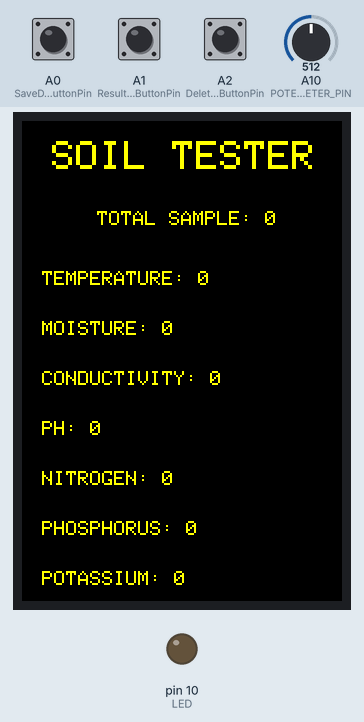
A sketch run on a simulated Arduino Mega 2560, built with avr-gcc and run on an emulated ATmega2560. Parts: 320×480 colour display, output pins drawn as LEDs (lit = HIGH). The inputs (shaded band) are chosen by the test bench; at power-on: A0 (SaveDataButtonPin) LOW, A2 (DeleteDataButtonPin) LOW, A1 (ResultDataButtonPin) LOW, A10 (POTENTIOMETER_PIN) = 512. Storage starts empty; pins used as bus, display or sensor lines are not drawn; what the sketch prints to the serial monitor is not drawn.

Above: at 1.8 s.
1.9 s: A0 (SaveDataButtonPin) pulled HIGH for 0.15 s
At 3.5 s:
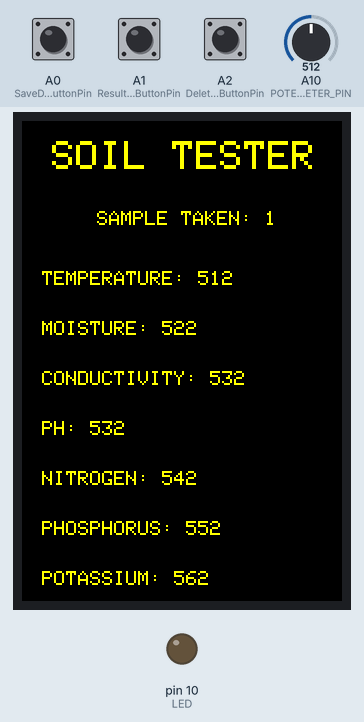
4.4 s: A2 (DeleteDataButtonPin) pulled HIGH for 0.15 s
At 5.7 s:
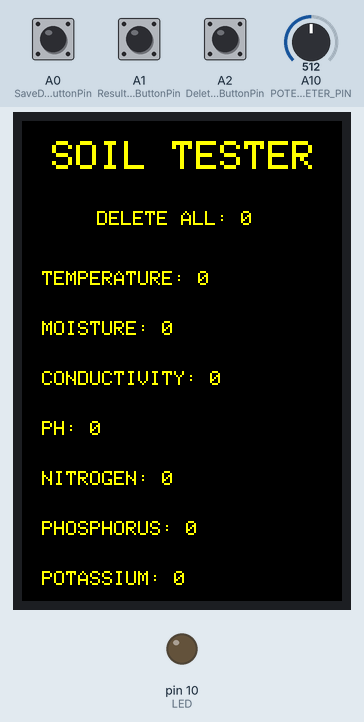
6.6 s: A1 (ResultDataButtonPin) pulled HIGH for 0.15 s
At 7.2 s:
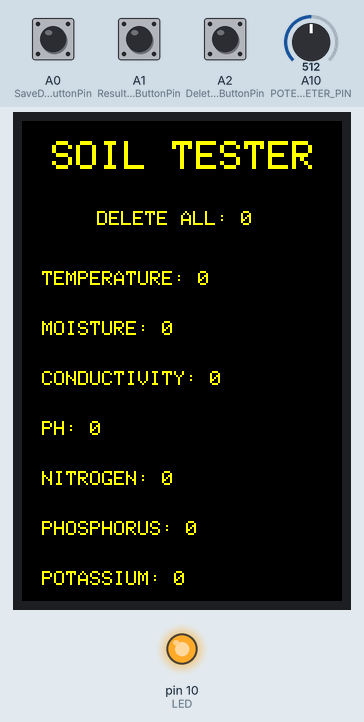
8.8 s: A0 (SaveDataButtonPin) pulled HIGH for 1 s
At 11.0 s:
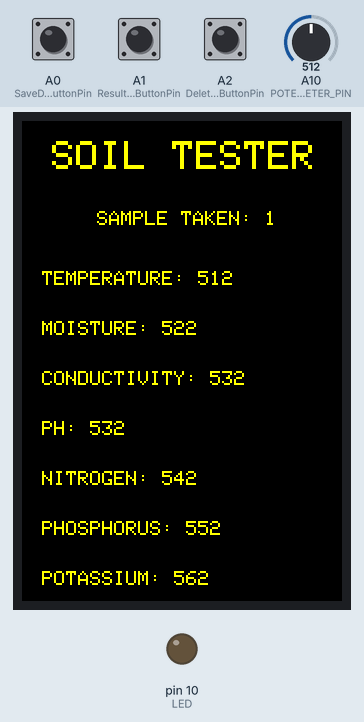
11.3 s: A1 (ResultDataButtonPin) pulled HIGH for 1 s
At 13.4 s:
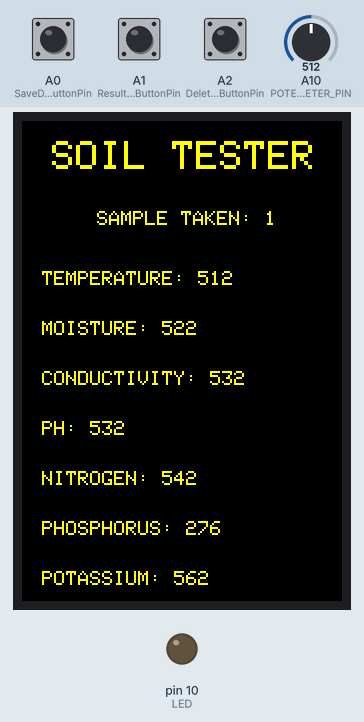
13.8 s: A2 (DeleteDataButtonPin) pulled HIGH for 1 s
At 14.2 s:
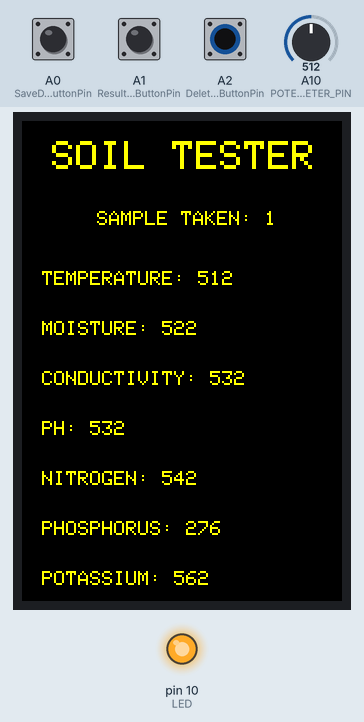
Timing chart, 0 to 16.8 s (numbered marks = the images above; inputs shaded):
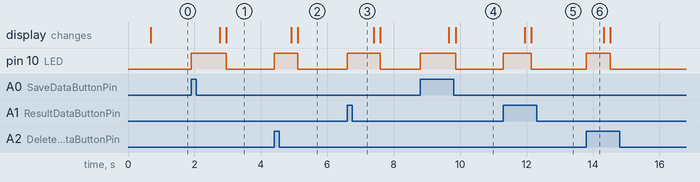

The sketch:

Main.ino
```cpp
/*

 ** MOSI - pin 11
 ** MISO - pin 12
 ** CLK/SCK - pin 13
 ** CS - pin 4 (for MKRZero SD: SDCARD_SS_PIN)

*/


#include <SPI.h>
#include <SD.h>
File myFile;

const int CsPin = 53; //Arduino Uno-4 Mega-53
const int LED = 10;

// Save FinalTemperature
const int SaveDataButtonPin = A0;
bool SaveDataButtonState = 0;
bool SaveDataButtonFlag = 0;


// Result FinalTemperature
const int ResultDataButtonPin = A1;
bool ResultDataButtonState = 0;
bool ResultDataButtonFlag = 0;


// Delete All FinalTemperature
const int DeleteDataButtonPin = A2;
bool DeleteDataButtonState = 0;
bool DeleteDataButtonFlag = 0;


// Potentiometer
const int vcc = A8;
const int gnd = A12;
const int POTENTIOMETER_PIN = A10;


int TotalSampleData = 0;
int FinalTemperature = 0;
int FinalMoisture = 0;
int FinalConductivity = 0;
int FinalPH = 0;
int FinalNitrogen = 0;
int FinalPhosphorus = 0;
int FinalPotassium = 0;
String CurrentStatus = "TOTAL SAMPLE";


// LCD Start
#include <LCDWIKI_GUI.h> //Core graphics library
#include <LCDWIKI_KBV.h> //Hardware-specific library
LCDWIKI_KBV mylcd(ILI9486,40,38,39,-1,41); //model,cs,cd,wr,rd,reset

//define some colour values
#define  BLACK   0x0000
#define BLUE    0x001F
#define RED     0xF800
#define GREEN   0x07E0
#define CYAN    0x07FF
#define MAGENTA 0xF81F
#define YELLOW  0xFFE0
#define WHITE   0xFFFF


void setup() {

  Serial.begin(9600);

  pinMode(SaveDataButtonPin, INPUT);
  pinMode(ResultDataButtonPin, INPUT);
  pinMode(DeleteDataButtonPin, INPUT);
  pinMode(LED, OUTPUT);

  // Wait for serial Connection
  while (!Serial) {
    ;
  }

  Serial.println("Initializing SD card...");

  if (!SD.begin(CsPin)) {
    Serial.println("initialization failed!");
    while (1);
  }
  Serial.println("initialization done.");


  // Potentiometer
  pinMode(POTENTIOMETER_PIN, INPUT);

  // Create versual VCC AND GND
  pinMode(vcc, OUTPUT);
  pinMode(gnd, OUTPUT);
  digitalWrite(vcc, HIGH);
  digitalWrite(gnd, LOW);


  Sd_Card_Resul_Data(); // Get SD CARD OLD FinalTemperature TO SHOW OPENING

  // LCD START
  mylcd.Init_LCD();
  LCD_Skin_Data(); // Calling LCD SKIN FinalTemperature FOR TEXT SHOW WHEN START

}//Void Setup End


void loop(){

  SaveDataButtonState = digitalRead(SaveDataButtonPin);
  ResultDataButtonState = digitalRead(ResultDataButtonPin);
  DeleteDataButtonState = digitalRead(DeleteDataButtonPin);
  //Serial.println(SaveDataButtonState);


  // Save FinalTemperature Button
  if (SaveDataButtonState == 1 && SaveDataButtonFlag == 0) {
    SaveDataButtonFlag = 1;
    digitalWrite(LED, HIGH);
    delay(500);
    Sd_Card_Write_Data(); // Calling Sd card writeing function
    LCD_Skin_Data(); // Calling LCD SKIN FinalTemperature FUNCTION
  }


  // Result FinalTemperature Button
  if (ResultDataButtonState == 1 && ResultDataButtonFlag == 0) {
    ResultDataButtonFlag = 1;
    digitalWrite(LED, HIGH);
    delay(500);
    Sd_Card_Resul_Data(); // Calling Sd card Result Function
    LCD_Skin_Data(); // Calling LCD SKIN FinalTemperature FUNCTION
  }


  // Delete FinalTemperature Button
  if (DeleteDataButtonState == 1 && DeleteDataButtonFlag == 0) {
    DeleteDataButtonFlag = 1;
    digitalWrite(LED, HIGH);
    delay(500);

    Sd_Card_Delete_Data(); // Calling Sd card Result Functio
    LCD_Skin_Data(); // Calling LCD SKIN FinalTemperature FUNCTION
  }


  else if (SaveDataButtonState == 0 && SaveDataButtonFlag == 1 || ResultDataButtonState == 0 && ResultDataButtonFlag == 1 || DeleteDataButtonState == 0 && DeleteDataButtonFlag == 1) {
    SaveDataButtonFlag = 0;
    ResultDataButtonFlag = 0;
    DeleteDataButtonFlag = 0;
    digitalWrite(LED, LOW);
  }

  else{
    digitalWrite(LED, LOW);
  }
}


void Sd_Card_Write_Data(){

  FinalTemperature = analogRead(POTENTIOMETER_PIN);

  // Temperature Section START ----------------------------------->
  myFile = SD.open("TempData.txt", FILE_WRITE);

  if (myFile) {
    Serial.println("Writing to TempData.txt...");
    //myFile.println(String(FinalTemperature) + ',' + String(FinalTemperature)); //Saveing Lots of FinalTemperature
    myFile.println(FinalTemperature);
    Serial.println(FinalTemperature);
    // close the file:
    myFile.close();
    Serial.println("Writing to TempData Done.");
  }

  else {
    // if the file didn't open, print an error:
    Serial.println("error opening TempData.txt");
  }

  // Temperature Section END ------------------XXXXX----------------->


  // Moisture Section START ----------------------------------->
  myFile = SD.open("MoData.txt", FILE_WRITE);

  if (myFile) {
    Serial.println("Writing to MoData.txt...");

    FinalMoisture = FinalTemperature + 10;
    myFile.println(FinalMoisture); // Save FinalTemperature on SD Card
    Serial.println(FinalMoisture);

    // close the file:
    myFile.close();
    Serial.println("Writing to MoData.txt Done.");
  }

  else {
    // if the file didn't open, print an error:
    Serial.println("error opening MoData.txt");
  }

  // Moisture Section END ------------------XXXXX----------------->


  // Conductivity Section START ----------------------------------->
  myFile = SD.open("CoData.txt", FILE_WRITE);

  if (myFile) {
    Serial.println("Writing to CoData.txt...");

    FinalConductivity = FinalTemperature + 20;
    myFile.println(FinalConductivity); // Save FinalTemperature on SD Card
    Serial.println(FinalConductivity);

    // close the file:
    myFile.close();
    Serial.println("Writing to CoData.txt Done.");
  }

  else {
    // if the file didn't open, print an error:
    Serial.println("error opening CoData.txt");
  }

  // Conductivity Section END ------------------XXXXX----------------->


  // FinalPH  Section START ----------------------------------->
  myFile = SD.open("PHData.txt", FILE_WRITE);

  if (myFile) {
    Serial.println("Writing to PHData.txt...");

    FinalPH  = FinalTemperature + 20;
    myFile.println(FinalPH); // Save FinalTemperature on SD Card
    Serial.println(FinalPH);

    // close the file:
    myFile.close();
    Serial.println("Writing to FinalPH Done.");
  }

  else {
    // if the file didn't open, print an error:
    Serial.println("error opening FinalPH.txt");
  }

  // FinalPH Section END ------------------XXXXX----------------->


// FinalNitrogen  Section START ----------------------------------->
  myFile = SD.open("NiData.txt", FILE_WRITE);

  if (myFile) {
    Serial.println("Writing to NiData.txt...");

    FinalNitrogen  = FinalTemperature + 30;
    myFile.println(FinalNitrogen); // Save FinalTemperature on SD Card
    Serial.println(FinalNitrogen);

    // close the file:
    myFile.close();
    Serial.println("Writing to NiData Done.");
  }

  else {
    // if the file didn't open, print an error:
    Serial.println("error opening NiData.txt");
  }

  // FinalNitrogen Section END ------------------XXXXX----------------->


// FinalPhosphorus  Section START ----------------------------------->
  myFile = SD.open("PhoData.txt", FILE_WRITE);

  if (myFile) {
    Serial.println("Writing to PhoData.txt...");

    FinalPhosphorus  = FinalTemperature + 40;
    myFile.println(FinalPhosphorus); // Save FinalTemperature on SD Card
    Serial.println(FinalPhosphorus);

    // close the file:
    myFile.close();
    Serial.println("Writing to PhoData Done.");
  }

  else {
    // if the file didn't open, print an error:
    Serial.println("error opening PhoData.txt");
  }

  // FinalPhosphorus Section END ------------------XXXXX----------------->


  // FinalPotassium  Section START ----------------------------------->
  myFile = SD.open("PoData.txt", FILE_WRITE);

  if (myFile) {
    Serial.println("Writing to PoData.txt...");

    FinalPotassium  = FinalTemperature + 50;
    myFile.println(FinalPotassium); // Save FinalTemperature on SD Card
    Serial.println(FinalPotassium);

    // close the file:
    myFile.close();
    Serial.println("Writing to PoData Done.");
  }

  else {
    // if the file didn't open, print an error:
    Serial.println("error opening PoData.txt");
  }

  // FinalPotassium Section END ------------------XXXXX----------------->


  CurrentStatus = "SAMPLE TAKEN";
  TotalSampleData = 1;


}// Eend Sd_Card_Write_Data Function


void Sd_Card_Resul_Data(){


  // Make All Variable FinalTemperature Clean Before Calculation
  FinalTemperature = 0;
  FinalMoisture  = 0;
  FinalConductivity  = 0;
  FinalPH  = 0;
  FinalNitrogen  = 0;
  FinalPhosphorus    = 0;
  FinalPotassium   = 0;

  String buffer; // String to hold one line of text


  Serial.println("****Start Calculation*****");


  // FinalTemperature Data START ========================>>
  myFile = SD.open("TempData.txt");// Open TEMP SAVE FinalTemperature FILE

  if (myFile) {

    int TempDataSum = 0;
    TotalSampleData = 0;

    // read from the file until there's nothing else in it:
    while (myFile.available()) {

      buffer = myFile.readStringUntil('\n');

      TempDataSum = TempDataSum + buffer.toInt(); // Convert Buffer FinalTemperature str to int
      TotalSampleData = TotalSampleData + 1;

      //Serial.println(buffer);


    }// While end

    myFile.close();// close the file:

    FinalTemperature = TempDataSum / TotalSampleData;
    Serial.print("The Final value is: ");
    Serial.println(FinalTemperature); // Final Ans--------------

  }

  else {
    // if the file didn't open, print an error:
    Serial.println("error opening TempData.txt..............");
  }


  // FinalTemperature Data END ========================>>


  // FinalMoisture Data START ========================>>
  myFile = SD.open("MoData.txt");// Open TEMP SAVE FinalTemperature FILE

  if (myFile) {

    int TempDataSum = 0;
    TotalSampleData = 0;

    // read from the file until there's nothing else in it:
    while (myFile.available()) {

      buffer = myFile.readStringUntil('\n');

      TempDataSum = TempDataSum + buffer.toInt(); // Convert Buffer FinalTemperature str to int
      TotalSampleData = TotalSampleData + 1;

      //Serial.println(buffer);


    }// While end

    myFile.close();// close the file:

    FinalMoisture  = TempDataSum / TotalSampleData;
    Serial.print("The Final value is: ");
    Serial.println(FinalMoisture); // Final Ans--------------

  }

  else {
    // if the file didn't open, print an error:
    Serial.println("error opening FinalMoisture.txt..............");
  }


  // FinalMoisture Data END ========================>>


  // FinalConductivity   Data START ========================>>
  myFile = SD.open("CoData.txt");// Open TEMP SAVE FinalTemperature FILE

  if (myFile) {

    int TempDataSum = 0;
    TotalSampleData = 0;

    // read from the file until there's nothing else in it:
    while (myFile.available()) {

      buffer = myFile.readStringUntil('\n');

      TempDataSum = TempDataSum + buffer.toInt(); // Convert Buffer FinalTemperature str to int
      TotalSampleData = TotalSampleData + 1;

      //Serial.println(buffer);


    }// While end

    myFile.close();// close the file:

    FinalConductivity  = TempDataSum / TotalSampleData;
    Serial.print("The Final value is: ");
    Serial.println(FinalConductivity); // Final Ans--------------

  }

  else {
    // if the file didn't open, print an error:
    Serial.println("error opening FinalConductivity.txt..............");
  }


  // FinalConductivity   Data END ========================>>


// FinalPH   Data START ========================>>
  myFile = SD.open("PHData.txt");// Open TEMP SAVE FinalTemperature FILE

  if (myFile) {

    int TempDataSum = 0;
    TotalSampleData = 0;

    // read from the file until there's nothing else in it:
    while (myFile.available()) {

      buffer = myFile.readStringUntil('\n');

      TempDataSum = TempDataSum + buffer.toInt(); // Convert Buffer FinalTemperature str to int
      TotalSampleData = TotalSampleData + 1;

      //Serial.println(buffer);


    }// While end

    myFile.close();// close the file:

    FinalPH  = TempDataSum / TotalSampleData;
    Serial.print("The Final value is: ");
    Serial.println(FinalPH); // Final Ans--------------

  }

  else {
    // if the file didn't open, print an error:
    Serial.println("error opening FinalPH.txt..............");
  }


  // FinalPH   Data END ========================>>


  // FinalNitrogen   Data START ========================>>
  myFile = SD.open("NiData.txt");// Open TEMP SAVE FinalTemperature FILE

  if (myFile) {

    int TempDataSum = 0;
    TotalSampleData = 0;

    // read from the file until there's nothing else in it:
    while (myFile.available()) {

      buffer = myFile.readStringUntil('\n');

      TempDataSum = TempDataSum + buffer.toInt(); // Convert Buffer FinalTemperature str to int
      TotalSampleData = TotalSampleData + 1;

      //Serial.println(buffer);


    }// While end

    myFile.close();// close the file:

    FinalNitrogen  = TempDataSum / TotalSampleData;
    Serial.print("The Final value is: ");
    Serial.println(FinalNitrogen); // Final Ans--------------

  }

  else {
    // if the file didn't open, print an error:
    Serial.println("error opening FinalPH.txt..............");
  }


  // FinalNitrogen   Data END ========================>>


// FinalPhosphorus    Data START ========================>>
  myFile = SD.open("PhoData.txt");// Open TEMP SAVE FinalTemperature FILE

  if (myFile) {

    int TempDataSum = 0;

    // read from the file until there's nothing else in it:
    while (myFile.available()) {

      buffer = myFile.readStringUntil('\n');

      TempDataSum = TempDataSum + buffer.toInt(); // Convert Buffer FinalTemperature str to int
      TotalSampleData = TotalSampleData + 1;

      //Serial.println(buffer);


    }// While end

    myFile.close();// close the file:

    FinalPhosphorus  = TempDataSum / TotalSampleData;
    Serial.print("The Final value is: ");
    Serial.println(FinalPhosphorus); // Final Ans--------------

  }

  else {
    // if the file didn't open, print an error:
    Serial.println("error opening FinalPhosphorus.txt..............");
  }


  // FinalPhosphorus    Data END ========================>>


// FinalPotassium   Data START ========================>>
  myFile = SD.open("PoData.txt");// Open TEMP SAVE FinalTemperature FILE

  if (myFile) {

    int TempDataSum = 0;
    TotalSampleData = 0;

    // read from the file until there's nothing else in it:
    while (myFile.available()) {

      buffer = myFile.readStringUntil('\n');

      TempDataSum = TempDataSum + buffer.toInt(); // Convert Buffer FinalTemperature str to int
      TotalSampleData = TotalSampleData + 1;

      //Serial.println(buffer);


    }// While end

    myFile.close();// close the file:

    FinalPotassium  = TempDataSum / TotalSampleData;
    Serial.print("The Final value is: ");
    Serial.println(FinalPotassium ); // Final Ans--------------

  }

  else {
    // if the file didn't open, print an error:
    Serial.println("error opening FinalPotassium.txt..............");
  }


  // FinalPotassium  Data END ========================>>


}// End Sd_Card_Resul_Data


void Sd_Card_Delete_Data(){

  SD.remove("TempData.txt");
  SD.remove("MoData.txt");
  SD.remove("CoData.txt");
  SD.remove("PHData.txt");
  SD.remove("NiData.txt");
  SD.remove("PhoData.txt");
  SD.remove("PoData.txt");

  Serial.println("All File Delete");


  // Male All None Value While Delete All FinalTemperature
  CurrentStatus = "DELETE ALL";
  TotalSampleData = 0;

  FinalTemperature = 0;
  FinalMoisture  = 0;
  FinalConductivity  = 0;
  FinalPH  = 0;
  FinalNitrogen  = 0;
  FinalPhosphorus = 0;
  FinalPotassium   = 0;


}// End Sd_Card_Delete_Data


void LCD_Skin_Data(){

  // Clean Full Skin
  mylcd.Fill_Screen(BLACK);

  mylcd.Set_Text_colour(YELLOW);
  mylcd.Set_Text_Back_colour(BLACK);
  mylcd.Set_Text_Size(4);
  mylcd.Print_String("SOIL TESTER", 30, 20);


  mylcd.Set_Text_colour(YELLOW);
  mylcd.Set_Text_Back_colour(BLACK);
  mylcd.Set_Text_Size(2);
  mylcd.Print_String(String(CurrentStatus) + ": " + String(TotalSampleData), 75, 90);


  mylcd.Set_Text_colour(YELLOW);
  mylcd.Set_Text_Back_colour(BLACK);
  mylcd.Set_Text_Size(2);

  mylcd.Print_String("TEMPERATURE: " + String(FinalTemperature) , 20, 150);
  mylcd.Print_String("MOISTURE: " + String(FinalMoisture), 20, 200);
  mylcd.Print_String("CONDUCTIVITY: " + String(FinalConductivity), 20, 250);
  mylcd.Print_String("PH: " + String(FinalPH), 20, 300);
  mylcd.Print_String("NITROGEN: " + String(FinalNitrogen), 20, 350);
  mylcd.Print_String("PHOSPHORUS: " + String(FinalPhosphorus), 20, 400);
  mylcd.Print_String("POTASSIUM: " + String(FinalPotassium), 20, 450);


}
```

Measured:
- after the input at 1.9 s, pin 10 (LED): LOW → HIGH at once, → LOW 1.1 s later; the display: first changes after 0.86 s (image 1 shows a later state)
- after the input at 4.4 s, pin 10 (LED): LOW → HIGH at once, → LOW 0.71 s later; the display: first changes after 0.52 s (image 2 shows a later state)
- after the input at 6.6 s, pin 10 (LED): LOW → HIGH at once, → LOW 0.99 s later
- after the input at 8.8 s, pin 10 (LED): LOW → HIGH at once, → LOW 1.1 s later; the display: first changes after 0.86 s (image 4 shows a later state)
- after the input at 11.3 s, pin 10 (LED): LOW → HIGH at once, → LOW 0.84 s later; the display: first changes after 0.64 s (image 5 shows a later state)
- after the input at 13.8 s, pin 10 (LED): LOW → HIGH at once, → LOW 0.71 s later
